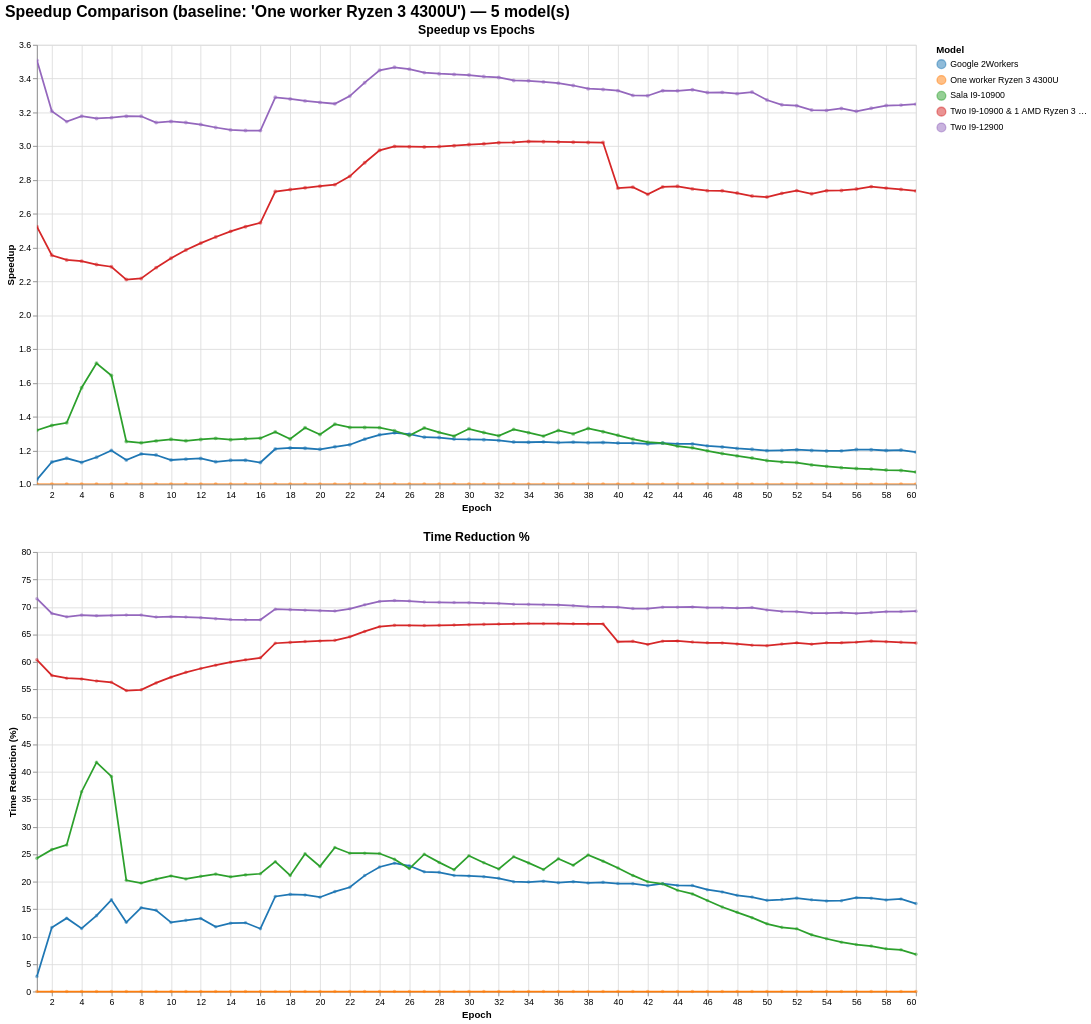

The cell this chart's notebook holds for it:
### Markdown cell above
## Speed up Comparassion

### Code cell
speedup_analysis("../stats/CIFAR_10", base_case="One worker Ryzen 3 4300U")

### Figure 1 — Vega-Lite specification as saved in the notebook (floating-point values rounded to 4 significant figures; data arrays with more than 128 entries replaced by an {"elided": "..."} marker saying what was removed)
{"config": {"view": {"continuousWidth": 300, "continuousHeight": 300}}, "vconcat": [{"mark": {"type": "line", "point": {"opacity": 0.5, "size": 20}}, "encoding": {"color": {"field": "model", "legend": {"orient": "right", "title": "Model"}, "scale": {"scheme": "category10"}, "type": "nominal"}, "tooltip": [{"field": "model", "title": "Model", "type": "nominal"}, {"field": "epoch", "title": "Epoch", "type": "quantitative"}, {"field": "speedup", "format": ".2f", "title": "Speedup", "type": "quantitative"}, {"field": "time_s_impl", "format": ".2f", "title": "Implementation Time (s)", "type": "quantitative"}], "x": {"field": "epoch", "scale": {"nice": false, "zero": false}, "title": "Epoch", "type": "quantitative"}, "y": {"field": "speedup", "scale": {"zero": false}, "title": "Speedup", "type": "quantitative"}}, "height": 500, "name": "view_438cce4f994d6b46_0", "title": {"text": "Speedup vs Epochs", "fontSize": 14}, "width": 1000}, {"mark": {"type": "line", "point": {"opacity": 0.5, "size": 16}}, "encoding": {"color": {"field": "model", "legend": {"orient": "right", "title": "Model"}, "scale": {"scheme": "category10"}, "type": "nominal"}, "tooltip": [{"field": "model", "title": "Model", "type": "nominal"}, {"field": "epoch", "title": "Epoch", "type": "quantitative"}, {"field": "time_reduction_pct", "format": ".1f", "title": "Time Reduction (%)", "type": "quantitative"}], "x": {"field": "epoch", "scale": {"nice": false, "zero": false}, "title": "Epoch", "type": "quantitative"}, "y": {"field": "time_reduction_pct", "scale": {"zero": false}, "title": "Time Reduction (%)", "type": "quantitative"}}, "height": 500, "title": {"text": "Time Reduction %", "fontSize": 14}, "width": 1000}], "data": {"name": "data-a7e099039833e67af2ef934b065d6432"}, "params": [{"name": "zoom_speedup_epoch", "select": {"type": "interval"}, "bind": "scales", "views": ["view_438cce4f994d6b46_0"]}], "resolve": {"scale": {"color": "shared"}}, "title": {"text": "Speedup Comparison (baseline: 'One worker Ryzen 3 4300U') — 5 model(s)", "fontSize": 18}, "$schema": "https://vega.github.io/schema/vega-lite/v6.1.0.json", "datasets": {"data-a7e099039833e67af2ef934b065d6432": {"elided": "300 records"}}}
